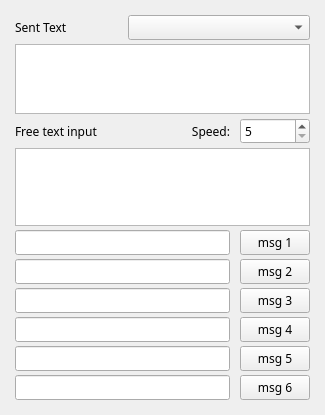
<?xml version="1.0" encoding="UTF-8"?>
<ui version="4.0">
 <class>MainWindow</class>
 <widget class="QMainWindow" name="MainWindow">
  <property name="geometry">
   <rect>
    <x>0</x>
    <y>0</y>
    <width>325</width>
    <height>415</height>
   </rect>
  </property>
  <property name="windowTitle">
   <string>K6GTE PyWinKeyer</string>
  </property>
  <widget class="QWidget" name="centralwidget">
   <layout class="QGridLayout" name="gridLayout" rowstretch="0,0,0,0,0,0,0,0,0,0,0,0">
    <property name="leftMargin">
     <number>15</number>
    </property>
    <property name="topMargin">
     <number>15</number>
    </property>
    <property name="rightMargin">
     <number>15</number>
    </property>
    <property name="bottomMargin">
     <number>15</number>
    </property>
    <property name="horizontalSpacing">
     <number>10</number>
    </property>
    <property name="verticalSpacing">
     <number>4</number>
    </property>
    <item row="0" column="0">
     <widget class="QLabel" name="label">
      <property name="font">
       <font>
        <family>JetBrains Mono</family>
       </font>
      </property>
      <property name="text">
       <string>Sent Text</string>
      </property>
     </widget>
    </item>
    <item row="3" column="0" colspan="3">
     <widget class="QPlainTextEdit" name="inputbox">
      <property name="maximumSize">
       <size>
        <width>16777215</width>
        <height>153</height>
       </size>
      </property>
      <property name="font">
       <font>
        <family>JetBrains Mono</family>
       </font>
      </property>
     </widget>
    </item>
    <item row="2" column="1">
     <widget class="QLabel" name="label_3">
      <property name="font">
       <font>
        <family>JetBrains Mono</family>
       </font>
      </property>
      <property name="text">
       <string>Speed:</string>
      </property>
      <property name="alignment">
       <set>Qt::AlignRight|Qt::AlignTrailing|Qt::AlignVCenter</set>
      </property>
     </widget>
    </item>
    <item row="2" column="2">
     <widget class="QSpinBox" name="spinBox_speed">
      <property name="font">
       <font>
        <family>JetBrains Mono</family>
       </font>
      </property>
      <property name="minimum">
       <number>5</number>
      </property>
      <property name="maximum">
       <number>35</number>
      </property>
     </widget>
    </item>
    <item row="0" column="1" colspan="2">
     <widget class="QComboBox" name="comboBox_device">
      <property name="sizePolicy">
       <sizepolicy hsizetype="Preferred" vsizetype="Fixed">
        <horstretch>0</horstretch>
        <verstretch>0</verstretch>
       </sizepolicy>
      </property>
      <property name="font">
       <font>
        <family>JetBrains Mono</family>
       </font>
      </property>
      <property name="currentText">
       <string/>
      </property>
     </widget>
    </item>
    <item row="1" column="0" colspan="3">
     <widget class="QPlainTextEdit" name="outputbox">
      <property name="maximumSize">
       <size>
        <width>16777215</width>
        <height>112</height>
       </size>
      </property>
      <property name="font">
       <font>
        <family>JetBrains Mono</family>
       </font>
      </property>
     </widget>
    </item>
    <item row="2" column="0">
     <widget class="QLabel" name="label_2">
      <property name="font">
       <font>
        <family>JetBrains Mono</family>
       </font>
      </property>
      <property name="text">
       <string>Free text input</string>
      </property>
     </widget>
    </item>
    <item row="4" column="2">
     <widget class="QPushButton" name="sendmsg1_button">
      <property name="maximumSize">
       <size>
        <width>70</width>
        <height>16777215</height>
       </size>
      </property>
      <property name="font">
       <font>
        <family>JetBrains Mono</family>
       </font>
      </property>
      <property name="text">
       <string>msg 1</string>
      </property>
     </widget>
    </item>
    <item row="5" column="2">
     <widget class="QPushButton" name="sendmsg2_button">
      <property name="maximumSize">
       <size>
        <width>70</width>
        <height>16777215</height>
       </size>
      </property>
      <property name="font">
       <font>
        <family>JetBrains Mono</family>
       </font>
      </property>
      <property name="text">
       <string>msg 2</string>
      </property>
     </widget>
    </item>
    <item row="6" column="2">
     <widget class="QPushButton" name="sendmsg3_button">
      <property name="maximumSize">
       <size>
        <width>70</width>
        <height>16777215</height>
       </size>
      </property>
      <property name="font">
       <font>
        <family>JetBrains Mono</family>
       </font>
      </property>
      <property name="text">
       <string>msg 3</string>
      </property>
     </widget>
    </item>
    <item row="9" column="2">
     <widget class="QPushButton" name="sendmsg4_button">
      <property name="maximumSize">
       <size>
        <width>70</width>
        <height>16777215</height>
       </size>
      </property>
      <property name="font">
       <font>
        <family>JetBrains Mono</family>
       </font>
      </property>
      <property name="text">
       <string>msg 4</string>
      </property>
     </widget>
    </item>
    <item row="10" column="2">
     <widget class="QPushButton" name="sendmsg5_button">
      <property name="maximumSize">
       <size>
        <width>70</width>
        <height>16777215</height>
       </size>
      </property>
      <property name="font">
       <font>
        <family>JetBrains Mono</family>
       </font>
      </property>
      <property name="text">
       <string>msg 5</string>
      </property>
     </widget>
    </item>
    <item row="11" column="2">
     <widget class="QPushButton" name="sendmsg6_button">
      <property name="maximumSize">
       <size>
        <width>70</width>
        <height>16777215</height>
       </size>
      </property>
      <property name="font">
       <font>
        <family>JetBrains Mono</family>
       </font>
      </property>
      <property name="text">
       <string>msg 6</string>
      </property>
     </widget>
    </item>
    <item row="4" column="0" colspan="2">
     <widget class="QLineEdit" name="msg1">
      <property name="font">
       <font>
        <family>JetBrains Mono</family>
       </font>
      </property>
     </widget>
    </item>
    <item row="5" column="0" colspan="2">
     <widget class="QLineEdit" name="msg2">
      <property name="font">
       <font>
        <family>JetBrains Mono</family>
       </font>
      </property>
     </widget>
    </item>
    <item row="6" column="0" colspan="2">
     <widget class="QLineEdit" name="msg3">
      <property name="font">
       <font>
        <family>JetBrains Mono</family>
       </font>
      </property>
     </widget>
    </item>
    <item row="9" column="0" colspan="2">
     <widget class="QLineEdit" name="msg4">
      <property name="font">
       <font>
        <family>JetBrains Mono</family>
       </font>
      </property>
     </widget>
    </item>
    <item row="10" column="0" colspan="2">
     <widget class="QLineEdit" name="msg5">
      <property name="font">
       <font>
        <family>JetBrains Mono</family>
       </font>
      </property>
     </widget>
    </item>
    <item row="11" column="0" colspan="2">
     <widget class="QLineEdit" name="msg6">
      <property name="font">
       <font>
        <family>JetBrains Mono</family>
       </font>
      </property>
     </widget>
    </item>
   </layout>
  </widget>
 </widget>
 <resources/>
 <connections/>
</ui>
